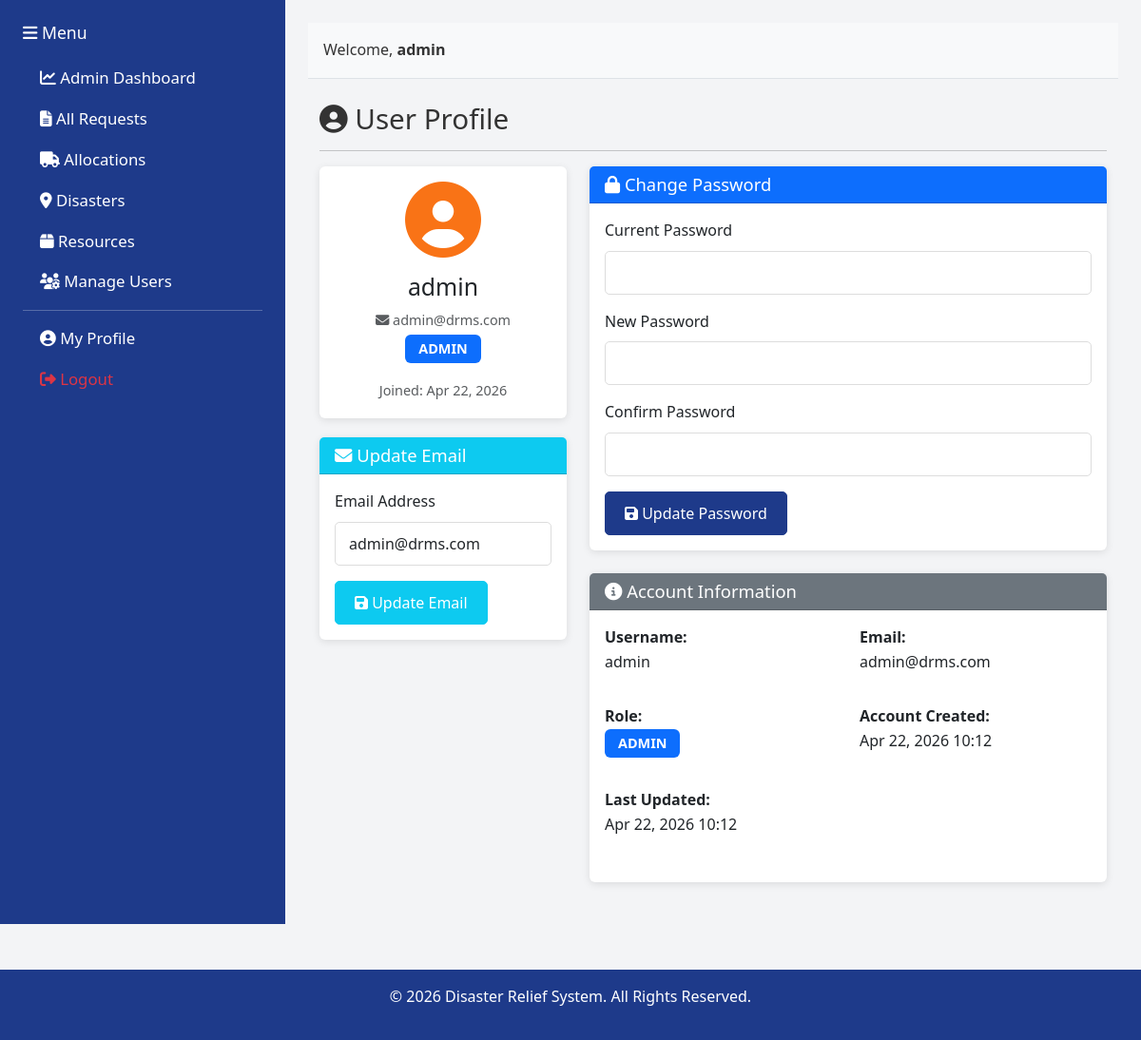
The app's page /profile.php (signed in) with its own data.
### tables this page shows
CREATE TABLE IF NOT EXISTS `users` (
    `id` INT PRIMARY KEY AUTO_INCREMENT,
    `username` VARCHAR(100) NOT NULL UNIQUE,
    `email` VARCHAR(255) DEFAULT NULL UNIQUE,
    `password` VARCHAR(255) NOT NULL,
    `role` VARCHAR(50) NOT NULL DEFAULT 'user',
    `location` VARCHAR(255),
    `created_at` TIMESTAMP DEFAULT CURRENT_TIMESTAMP,
    `updated_at` TIMESTAMP DEFAULT CURRENT_TIMESTAMP ON UPDATE CURRENT_TIMESTAMP
);

### config/auth.php (called while the page is built, shortened)
<?php
function is_logged_in() {
    return isset($_SESSION['user_id']);
}
function get_user_info() {
    global $conn;
    $user_id = $_SESSION['user_id'];
    $query = "SELECT * FROM users WHERE id = ?";
    $stmt = $conn->prepare($query);
    $stmt->bind_param("i", $user_id);
    $stmt->execute();
    return $stmt->get_result()->fetch_assoc();
}
?>

### profile.php (the view, shortened to what this page needs)
<?php
require_once 'config/database.php';
require_once 'config/auth.php';
$user = get_user_info();
?>
<!DOCTYPE html>
<html lang="en">
<head>
    <link href="https://cdn.jsdelivr.net/npm/bootstrap@5.3.0/dist/css/bootstrap.min.css" rel="stylesheet">
    <link href="https://cdnjs.cloudflare.com/ajax/libs/font-awesome/6.4.0/css/all.min.css" rel="stylesheet">
    <link href="assets/css/style.css" rel="stylesheet">
</head>
<body>
    <div class="container-fluid">
        <div class="row" style="min-height: 100vh;">
            <?php include 'includes/sidebar.php'; ?>
            <div class="col-md-9 p-4" style="background-color: #F3F4F6;">
                <?php include 'includes/header.php'; ?>
                <div class="container mt-4">
                    <h2><i class="fas fa-user-circle"></i> User Profile</h2>
                    <hr>
                    <div class="row">
                        <div class="col-md-4">
                            <div class="card">
                                <div class="card-body text-center">
                                    <i class="fas fa-user-circle" style="font-size: 80px; color: #F97316;"></i>
                                    <h3 class="mt-3"><?php echo htmlspecialchars($user['username']); ?></h3>
                                    <?php if (!empty($user['email'])): ?>
                                        <p class="text-muted mb-1"><i class="fas fa-envelope"></i> <?php echo htmlspecialchars($user['email']); ?></p>
                                    <?php endif; ?>
                                    <p class="text-muted">
                                        <span class="badge bg-primary"><?php echo strtoupper($user['role']); ?></span>
                                    </p>
                                    <small class="text-muted">
                                        Joined: <?php echo date('M d, Y', strtotime($user['created_at'])); ?>
                                    </small>
                                </div>
                            </div>
                            <div class="card mt-3">
                                <div class="card-header bg-info text-white">
                                    <h5 class="mb-0"><i class="fas fa-envelope"></i> Update Email</h5>
                                </div>
                                <div class="card-body">
                                    <form method="POST" action="">
                                        <div class="mb-3">
                                            <label for="email" class="form-label">Email Address</label>
                                            <input type="email" class="form-control" id="email" name="email"
                                                   value="<?php echo htmlspecialchars($user['email'] ?? ''); ?>"
                                                   placeholder="Enter your email address">
                                        </div>
                                        <button type="submit" class="btn btn-info text-white">
                                            <i class="fas fa-save"></i> Update Email
                                        </button>
                                    </form>
                                </div>
                            </div>
                        </div>
                        <div class="col-md-8">
                            <div class="card">
                                <div class="card-header bg-primary text-white">
                                    <h5 class="mb-0"><i class="fas fa-lock"></i> Change Password</h5>
                                </div>
                                <div class="card-body">
                                    <form method="POST" action="">
                                        <div class="mb-3">
                                            <label for="current_password" class="form-label">Current Password</label>
                                            <input type="password" class="form-control" id="current_password" name="current_password" required>
                                        </div>
                                        <div class="mb-3">
                                            <label for="new_password" class="form-label">New Password</label>
                                            <input type="password" class="form-control" id="new_password" name="new_password" required>
                                        </div>
                                        <div class="mb-3">
                                            <label for="confirm_password" class="form-label">Confirm Password</label>
                                            <input type="password" class="form-control" id="confirm_password" name="confirm_password" required>
                                        </div>
                                        <button type="submit" class="btn btn-primary">
                                            <i class="fas fa-save"></i> Update Password
                                        </button>
                                    </form>
                                </div>
                            </div>
                            <div class="card mt-4">
                                <div class="card-header bg-secondary text-white">
                                    <h5 class="mb-0"><i class="fas fa-info-circle"></i> Account Information</h5>
                                </div>
                                <div class="card-body">
                                    <div class="row mb-3">
                                        <div class="col-md-6">
                                            <strong>Username:</strong>
                                            <p><?php echo htmlspecialchars($user['username']); ?></p>
                                        </div>
                                        <div class="col-md-6">
                                            <strong>Email:</strong>
                                            <p><?php echo htmlspecialchars($user['email'] ?? 'Not set'); ?></p>
                                        </div>
                                    </div>
                                    <div class="row mb-3">
                                        <div class="col-md-6">
                                            <strong>Role:</strong>
                                            <p><span class="badge bg-primary"><?php echo strtoupper($user['role']); ?></span></p>
                                        </div>
                                        <div class="col-md-6">
                                            <strong>Account Created:</strong>
                                            <p><?php echo date('M d, Y H:i', strtotime($user['created_at'])); ?></p>
                                        </div>
                                    </div>
                                    <div class="row mb-3">
                                        <div class="col-md-6">
                                            <strong>Last Updated:</strong>
                                            <p><?php echo date('M d, Y H:i', strtotime($user['updated_at'])); ?></p>
                                        </div>
                                    </div>
                                </div>
                            </div>
                        </div>
                    </div>
                </div>
            </div>
        </div>
    </div>
    <?php include 'includes/footer.php'; ?>
</body>
</html>

### assets/css/style.css (style rules this page uses)
:root { --primary: #1E3A8A; --secondary: #F97316; --background: #F3F4F6; --danger: #DC2626; }
* { margin: 0; padding: 0; box-sizing: border-box; }
body { font-family: 'Segoe UI', Tahoma, Geneva, Verdana, sans-serif; font-size: 16px; line-height: 1.6; background-color: var(--background); color: #333; }
h2 { font-size: 1.85rem; }
h3 { font-size: 1.55rem; }
h5 { font-size: 1.15rem; }
p, li, span, a, label, td, th, div { font-size: inherit; }
.btn-primary { background-color: var(--primary) !important; border-color: var(--primary) !important; }
.card { border: none; box-shadow: 0 2px 8px rgba(0, 0, 0, 0.1); margin-bottom: 20px; }
.card-header { background-color: var(--primary); color: white; font-size: 1.1rem; }
.card-body { font-size: 1rem; }
.badge { padding: 8px 14px; font-size: 0.9rem; }
.form-control, .form-select { border-radius: 5px; border: 1px solid #ddd; font-size: 1rem; padding: 10px 14px; }
.form-label { font-size: 1rem; font-weight: 500; }
.btn { border-radius: 5px; font-weight: 500; font-size: 1rem; padding: 10px 20px; }
small, .small, .text-muted { font-size: 0.9rem !important; }

### records on screen
users: username "admin", email "admin@drms.com", role "ADMIN", created_at "Apr 22, 2026", created_at "Apr 22, 2026 10:12", updated_at "Apr 22, 2026 10:12"

### other values on screen
$_SESSION['username'] "admin"
